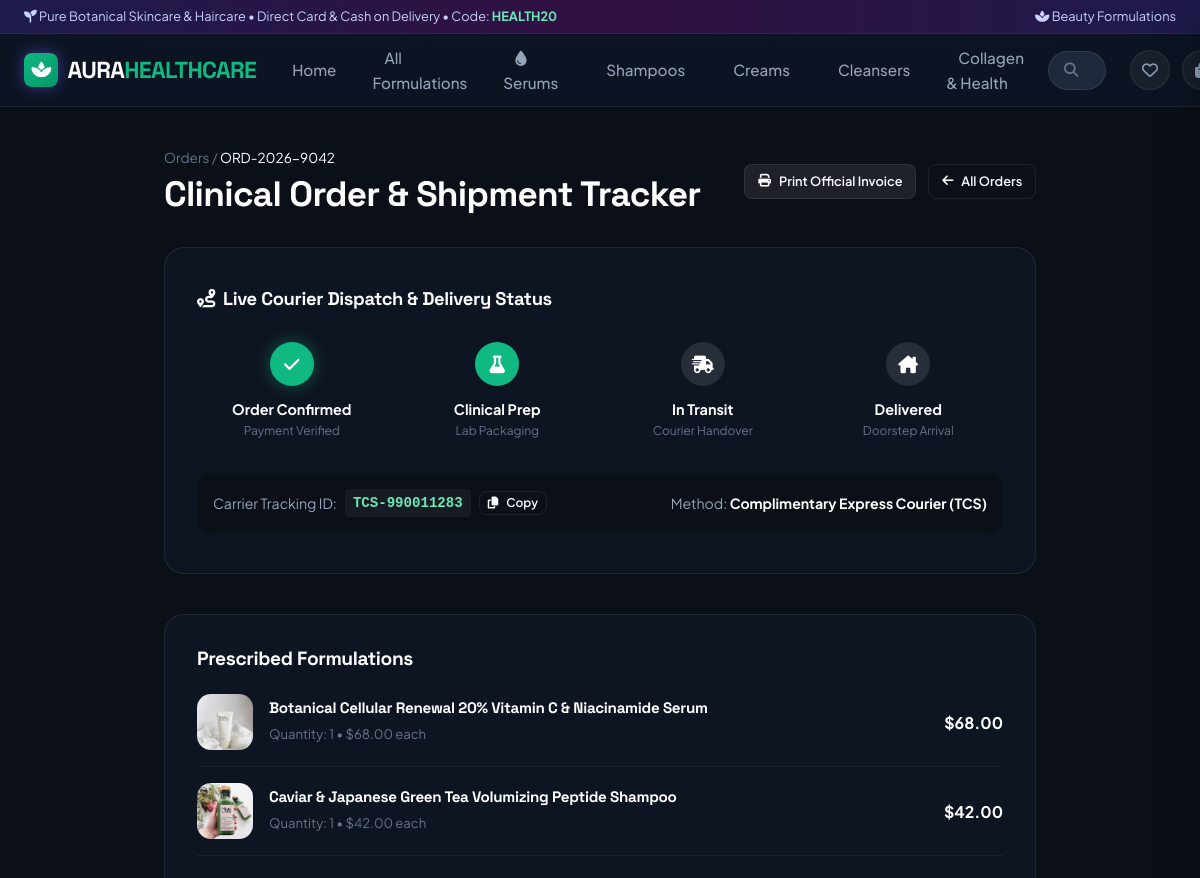
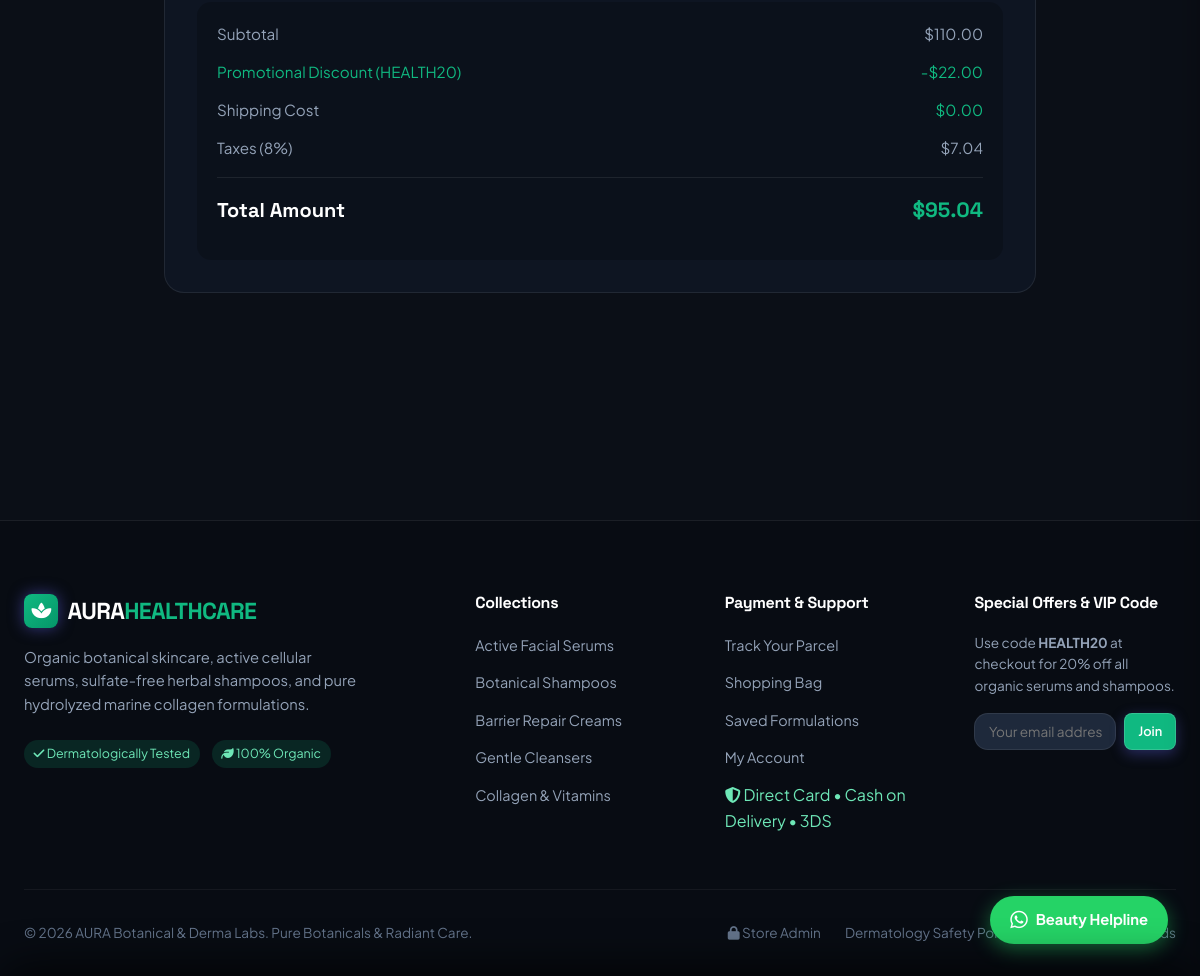
The app's page /orders/ORD-2026-9042 with its own data (2 pictures, top to bottom).
### tables this page shows
CREATE TABLE settings (
        key TEXT PRIMARY KEY,
        value TEXT NOT NULL
    );

CREATE TABLE orders (
        id INTEGER PRIMARY KEY AUTOINCREMENT,
        order_number TEXT UNIQUE NOT NULL,
        user_id INTEGER,
        customer_name TEXT NOT NULL,
        customer_email TEXT NOT NULL,
        customer_phone TEXT,
        shipping_address TEXT NOT NULL,
        city TEXT NOT NULL,
        postal_code TEXT,
        country TEXT DEFAULT 'United States',
        shipping_method TEXT DEFAULT 'Standard Shipping',
        payment_method TEXT NOT NULL,
        payment_status TEXT DEFAULT 'Paid',
        subtotal REAL NOT NULL,
        discount_amount REAL DEFAULT 0,
        shipping_cost REAL DEFAULT 0,
        tax_amount REAL DEFAULT 0,
        total_amount REAL NOT NULL,
        coupon_code TEXT,
        order_status TEXT DEFAULT 'Processing',
        tracking_number TEXT,
        notes TEXT,
        created_at TIMESTAMP DEFAULT CURRENT_TIMESTAMP, payment_account TEXT, transaction_reference TEXT,
        FOREIGN KEY (user_id) REFERENCES users(id) ON DELETE SET NULL
    );

CREATE TABLE order_items (
        id INTEGER PRIMARY KEY AUTOINCREMENT,
        order_id INTEGER NOT NULL,
        product_id INTEGER,
        product_name TEXT NOT NULL,
        price REAL NOT NULL,
        quantity INTEGER NOT NULL,
        image_url TEXT,
        FOREIGN KEY (order_id) REFERENCES orders(id) ON DELETE CASCADE,
        FOREIGN KEY (product_id) REFERENCES products(id) ON DELETE SET NULL
    );

### app.py (the view)
@app.route('/orders/<order_number>')
def order_detail(order_number):
    order = query_db("SELECT * FROM orders WHERE order_number = ?", (order_number,), one=True)
    if not order:
        flash('Order not found.', 'error')
        return redirect(url_for('orders_list'))
    items = query_db("SELECT * FROM order_items WHERE order_id = ?", (order['id'],))
    return render_template('order_detail.html', order=order, items=items)

### Templates/order_detail.html (shortened to what this page needs)
{% extends "base.html" %}
{% block content %}
<div class="container" style="padding-top: 2.5rem; padding-bottom: 5rem; max-width: 920px;">
  <div style="margin-bottom: 2rem; display: flex; justify-content: space-between; align-items: center; flex-wrap: wrap; gap: 1rem;">
    <div>
      <div style="font-size: 0.85rem; color: var(--text-muted); margin-bottom: 0.25rem;">
        <a href="/orders">Orders</a> / <span style="color: #fff;">{{ order.order_number }}</span>
      </div>
      <h1 style="font-size: 2.2rem; color: #fff;">Clinical Order & Shipment Tracker</h1>
    </div>
    <div style="display: flex; gap: 0.75rem;">
      <button onclick="window.print()" class="btn btn-secondary btn-sm">
        <i class="fa-solid fa-print"></i> Print Official Invoice
      </button>
      <a href="/orders" class="btn btn-outline btn-sm">
        <i class="fa-solid fa-arrow-left"></i> All Orders
      </a>
    </div>
  </div>
  <div style="background: var(--bg-card); border: 1px solid var(--border-color); border-radius: var(--radius-lg); padding: 2.5rem 2rem; margin-bottom: 2.5rem;">
    <h3 style="font-size: 1.15rem; color: #fff; margin-bottom: 2rem; display: flex; align-items: center; gap: 0.5rem;">
      <i class="fa-solid fa-route text-emerald-400"></i> Live Courier Dispatch & Delivery Status
    </h3>
    <div class="timeline-steps-mobile" style="display: grid; grid-template-columns: repeat(4, 1fr); gap: 1rem; position: relative;">
      <div style="text-align: center;">
        <div style="width: 44px; height: 44px; background: #10b981; border-radius: var(--radius-full); display: flex; align-items: center; justify-content: center; margin: 0 auto 0.75rem; color: white; font-size: 1.1rem; box-shadow: 0 0 15px rgba(16, 185, 129, 0.4);">
          <i class="fa-solid fa-check"></i>
        </div>
        <div style="font-size: 0.9rem; font-weight: 700; color: #fff;">Order Confirmed</div>
        <div style="font-size: 0.75rem; color: var(--text-muted);">Payment Verified</div>
      </div>
      <div style="text-align: center;">
        <div style="width: 44px; height: 44px; background: {% if order.order_status in ['Processing', 'Shipped', 'Delivered'] %}#10b981{% else %}rgba(255,255,255,0.1){% endif %}; border-radius: var(--radius-full); display: flex; align-items: center; justify-content: center; margin: 0 auto 0.75rem; color: white; font-size: 1.1rem;">
          <i class="fa-solid fa-flask"></i>
        </div>
        <div style="font-size: 0.9rem; font-weight: 700; color: #fff;">Clinical Prep</div>
        <div style="font-size: 0.75rem; color: var(--text-muted);">Lab Packaging</div>
      </div>
      <div style="text-align: center;">
        <div style="width: 44px; height: 44px; background: {% if order.order_status in ['Shipped', 'Delivered'] %}#10b981{% else %}rgba(255,255,255,0.1){% endif %}; border-radius: var(--radius-full); display: flex; align-items: center; justify-content: center; margin: 0 auto 0.75rem; color: white; font-size: 1.1rem;">
          <i class="fa-solid fa-truck-fast"></i>
        </div>
        <div style="font-size: 0.9rem; font-weight: 700; color: #fff;">In Transit</div>
        <div style="font-size: 0.75rem; color: var(--text-muted);">Courier Handover</div>
      </div>
      <div style="text-align: center;">
        <div style="width: 44px; height: 44px; background: {% if order.order_status == 'Delivered' %}#10b981{% else %}rgba(255,255,255,0.1){% endif %}; border-radius: var(--radius-full); display: flex; align-items: center; justify-content: center; margin: 0 auto 0.75rem; color: white; font-size: 1.1rem;">
          <i class="fa-solid fa-house-chimney"></i>
        </div>
        <div style="font-size: 0.9rem; font-weight: 700; color: #fff;">Delivered</div>
        <div style="font-size: 0.75rem; color: var(--text-muted);">Doorstep Arrival</div>
      </div>
    </div>
    <div style="margin-top: 2rem; padding: 1rem; background: rgba(0,0,0,0.3); border-radius: var(--radius-md); display: flex; justify-content: space-between; align-items: center; flex-wrap: wrap; gap: 0.75rem;">
      <div style="font-size: 0.88rem; color: var(--text-secondary); display: flex; align-items: center; gap: 0.5rem; flex-wrap: wrap;">
        <span>Carrier Tracking ID:</span>
        <code style="color: #6ee7b7; background: rgba(255,255,255,0.05); padding: 0.2rem 0.5rem; border-radius: 4px; font-weight: 700;">{{ order.tracking_number if order.tracking_number else 'Assigned on Dispatch' }}</code>
        {% if order.tracking_number %}
          <button type="button" class="btn btn-outline btn-sm" style="padding: 0.2rem 0.5rem; font-size: 0.75rem;" onclick="copyToClipboard('{{ order.tracking_number }}', 'Tracking ID copied!')" title="Copy tracking ID">
            <i class="fa-solid fa-copy"></i> Copy
          </button>
        {% endif %}
      </div>
      <div style="font-size: 0.88rem; color: var(--text-secondary);">
        Method: <strong style="color: #fff;">{{ order.shipping_method }}</strong>
      </div>
    </div>
  </div>
  <div style="background: var(--bg-card); border: 1px solid var(--border-color); border-radius: var(--radius-lg); padding: 2rem; margin-bottom: 2rem;">
    <h3 style="font-size: 1.2rem; color: #fff; margin-bottom: 1.5rem;">Prescribed Formulations</h3>
    <div style="display: flex; flex-direction: column; gap: 1rem; margin-bottom: 1.5rem;">
      {% for item in items %}
        <div style="display: flex; align-items: center; gap: 1rem; padding-bottom: 1rem; border-bottom: 1px solid rgba(255,255,255,0.05);">
          <img src="{{ item.image_url }}" alt="{{ item.product_name }}" style="width: 56px; height: 56px; border-radius: var(--radius-md); object-fit: cover;">
          <div style="flex: 1;">
            <h4 style="font-size: 0.95rem; color: #fff; margin-bottom: 0.2rem;">{{ item.product_name }}</h4>
            <span style="font-size: 0.82rem; color: var(--text-muted);">Quantity: {{ item.quantity }} &bull; ${{ "%.2f"|format(item.price) }} each</span>
          </div>
          <div style="font-weight: 700; color: #fff;">
            ${{ "%.2f"|format(item.price * item.quantity) }}
          </div>
        </div>
      {% endfor %}
    </div>
    <div style="background: rgba(0,0,0,0.2); border-radius: var(--radius-md); padding: 1.25rem;">
      <div class="summary-line">
        <span>Subtotal</span>
        <span>${{ "%.2f"|format(order.subtotal) }}</span>
      </div>
      {% if order.discount_amount and order.discount_amount > 0 %}
        <div class="summary-line" style="color: var(--accent-secondary);">
          <span>Promotional Discount ({{ order.coupon_code }})</span>
          <span>-${{ "%.2f"|format(order.discount_amount) }}</span>
        </div>
      {% endif %}
      <div class="summary-line">
        <span>Shipping Cost</span>
        <span style="color: var(--accent-secondary);">${{ "%.2f"|format(order.shipping_cost) }}</span>
      </div>
      <div class="summary-line">
        <span>Taxes (8%)</span>
        <span>${{ "%.2f"|format(order.tax_amount) }}</span>
      </div>
      <div class="summary-line total">
        <span>Total Amount</span>
        <span style="color: #10b981; font-size: 1.3rem;">${{ "%.2f"|format(order.total_amount) }}</span>
      </div>
    </div>
  </div>
</div>
{% endblock %}

### Templates/base.html (shortened to what this page needs)
<!DOCTYPE html>
<html lang="en">
<head>
  <link rel="stylesheet" href="https://cdnjs.cloudflare.com/ajax/libs/font-awesome/6.5.1/css/all.min.css">
  <link rel="stylesheet" href="/static/css/main.css?v=20260918_mobile_v7">
</head>
<body>
  {% set promo_code = store_settings.banner_discount_code if store_settings.banner_discount_code else 'HEALTH20' %}
  <div class="top-bar">
    <div class="container top-bar-content">
      <div class="top-bar-marquee"><i class="fa-solid fa-seedling text-emerald-400"></i> Pure Botanical Skincare & Haircare &bull; Direct Card &amp; Cash on Delivery &bull; Code: <strong style="color: #6ee7b7; cursor: pointer;" onclick="copyToClipboard('{{ promo_code }}', 'Coupon code copied!')" title="Click to copy code">{{ promo_code }}</strong></div>
      <div class="top-bar-links">
        <a href="/shop"><i class="fa-solid fa-spa"></i> Beauty Formulations</a>
      </div>
    </div>
  </div>
  <header class="site-header">
    <div class="container">
      <nav class="navbar">
        <a href="/" class="brand-logo">
          <div class="logo-icon" style="background: linear-gradient(135deg, #10b981, #059669);"><i class="fa-solid fa-spa"></i></div>
          <span>AURA<span style="color: #10b981;">HEALTHCARE</span></span>
        </a>
        <ul class="nav-menu">
          <li><a href="/" class="nav-link {% if request.path == '/' %}active{% endif %}">Home</a></li>
          <li><a href="/shop" class="nav-link {% if request.path == '/shop' and not request.args.get('category') %}active{% endif %}">All Formulations</a></li>
          <li><a href="/shop?category=serums" class="nav-link {% if request.args.get('category') == 'serums' %}active{% endif %}"><i class="fa-solid fa-droplet text-emerald-400"></i> Serums</a></li>
          <li><a href="/shop?category=haircare" class="nav-link {% if request.args.get('category') == 'haircare' %}active{% endif %}">Shampoos</a></li>
          <li><a href="/shop?category=creams" class="nav-link {% if request.args.get('category') == 'creams' %}active{% endif %}">Creams</a></li>
          <li><a href="/shop?category=cleansers" class="nav-link {% if request.args.get('category') == 'cleansers' %}active{% endif %}">Cleansers</a></li>
          <li><a href="/shop?category=supplements" class="nav-link {% if request.args.get('category') == 'supplements' %}active{% endif %}">Collagen & Health</a></li>
        </ul>
        <div class="header-search">
          <div class="search-input-wrapper">
            <i class="fa-solid fa-magnifying-glass"></i>
            <input type="text" id="header-search-input" class="search-input" placeholder="Search Vitamin C, Shampoo, Collagen, Retinol..." autocomplete="off">
          </div>
        </div>
        <div class="header-actions">
          <a href="/wishlist" class="action-btn" title="Saved Remedies">
            <i class="fa-regular fa-heart"></i>
          </a>
          <a href="javascript:void(0)" class="action-btn open-cart-btn" title="Shopping Bag">
            <i class="fa-solid fa-bag-shopping"></i>
          </a>
        </div>
      </nav>
    </div>
  </header>
  <main style="flex: 1;">
    {% block content %}{% endblock %}
  </main>
  <footer class="site-footer">
    <div class="container">
      <div class="footer-grid">
        <div class="footer-brand">
          <a href="/" class="brand-logo" style="margin-bottom: 0.5rem;">
            <div class="logo-icon" style="background: linear-gradient(135deg, #10b981, #059669);"><i class="fa-solid fa-spa"></i></div>
            <span>AURA<span style="color: #10b981;">HEALTHCARE</span></span>
          </a>
          <p>Organic botanical skincare, active cellular serums, sulfate-free herbal shampoos, and pure hydrolyzed marine collagen formulations.</p>
          <div style="display: flex; gap: 0.75rem; margin-top: 1rem;">
            <span style="font-size: 0.78rem; background: rgba(16, 185, 129, 0.15); color: #6ee7b7; padding: 0.25rem 0.6rem; border-radius: var(--radius-full);"><i class="fa-solid fa-check"></i> Dermatologically Tested</span>
            <span style="font-size: 0.78rem; background: rgba(16, 185, 129, 0.15); color: #6ee7b7; padding: 0.25rem 0.6rem; border-radius: var(--radius-full);"><i class="fa-solid fa-leaf"></i> 100% Organic</span>
          </div>
        </div>
        <div>
          <h4 class="footer-title">Collections</h4>
          <ul class="footer-links">
            <li><a href="/shop?category=serums">Active Facial Serums</a></li>
            <li><a href="/shop?category=haircare">Botanical Shampoos</a></li>
            <li><a href="/shop?category=creams">Barrier Repair Creams</a></li>
            <li><a href="/shop?category=cleansers">Gentle Cleansers</a></li>
            <li><a href="/shop?category=supplements">Collagen & Vitamins</a></li>
          </ul>
        </div>
        <div>
          <h4 class="footer-title">Payment & Support</h4>
          <ul class="footer-links">
            <li><a href="/orders">Track Your Parcel</a></li>
            <li><a href="/cart">Shopping Bag</a></li>
            <li><a href="/wishlist">Saved Formulations</a></li>
            <li><a href="/profile">My Account</a></li>
            <li><span style="color: #6ee7b7;"><i class="fa-solid fa-shield-halved"></i> Direct Card &bull; Cash on Delivery &bull; 3DS</span></li>
          </ul>
        </div>
        <div>
          <h4 class="footer-title">Special Offers & VIP Code</h4>
          <p style="font-size: 0.85rem; color: var(--text-secondary); margin-bottom: 1rem;">Use code <strong>HEALTH20</strong> at checkout for 20% off all organic serums and shampoos.</p>
          <div style="display: flex; gap: 0.5rem;">
            <input type="email" placeholder="Your email address" class="form-control" style="font-size: 0.85rem; padding: 0.55rem 0.85rem;">
            <button class="btn btn-primary btn-sm" style="background: #10b981;" onclick="showToast('Thank you for subscribing to Botanical Skincare updates!')">Join</button>
          </div>
        </div>
      </div>
      <div class="footer-bottom">
        <div>&copy; 2026 AURA Botanical & Derma Labs. Pure Botanicals & Radiant Care.</div>
        <div style="display: flex; gap: 1.5rem;">
          <a href="/admin" style="color: var(--text-muted);"><i class="fa-solid fa-lock"></i> Store Admin</a>
          <a href="#">Dermatology Safety Policy</a>
          <a href="#">Ingredient Standards</a>
        </div>
      </div>
    </div>
  </footer>
  {% set wa_msg = store_settings.whatsapp_message if store_settings.whatsapp_message else 'Hi AURA Beauty Labs, I would like a consultation regarding skincare formulations' %}
  <a href="https://wa.me/{{ clean_whatsapp_number }}?text={{ wa_msg | urlencode }}"
     target="_blank"
     rel="noopener noreferrer"
     class="whatsapp-float-btn"
     title="Ask a Skincare Specialist on WhatsApp"
     aria-label="WhatsApp Helpline">
    <i class="fa-brands fa-whatsapp"></i>
    <span class="whatsapp-float-text">Beauty Helpline</span>
  </a>
</body>
</html>

### records on screen
settings: value "HEALTH20"
orders: order_number "ORD-2026-9042", tracking_number "TCS-990011283", shipping_method "Complimentary Express Courier (TCS)", subtotal "110.00", coupon_code "HEALTH20", discount_amount "22.00", shipping_cost "0.00", tax_amount "7.04", total_amount "95.04"
order_items: image_url (picture), product_name "Botanical Cellular Renewal 20% Vitamin C & Niacinamide Serum", quantity "1", price "68.00", item.price*item.quantity "68.00"
order_items: image_url (picture), product_name "Caviar & Japanese Green Tea Volumizing Peptide Shampoo", quantity "1", price "42.00", item.price*item.quantity "42.00"
